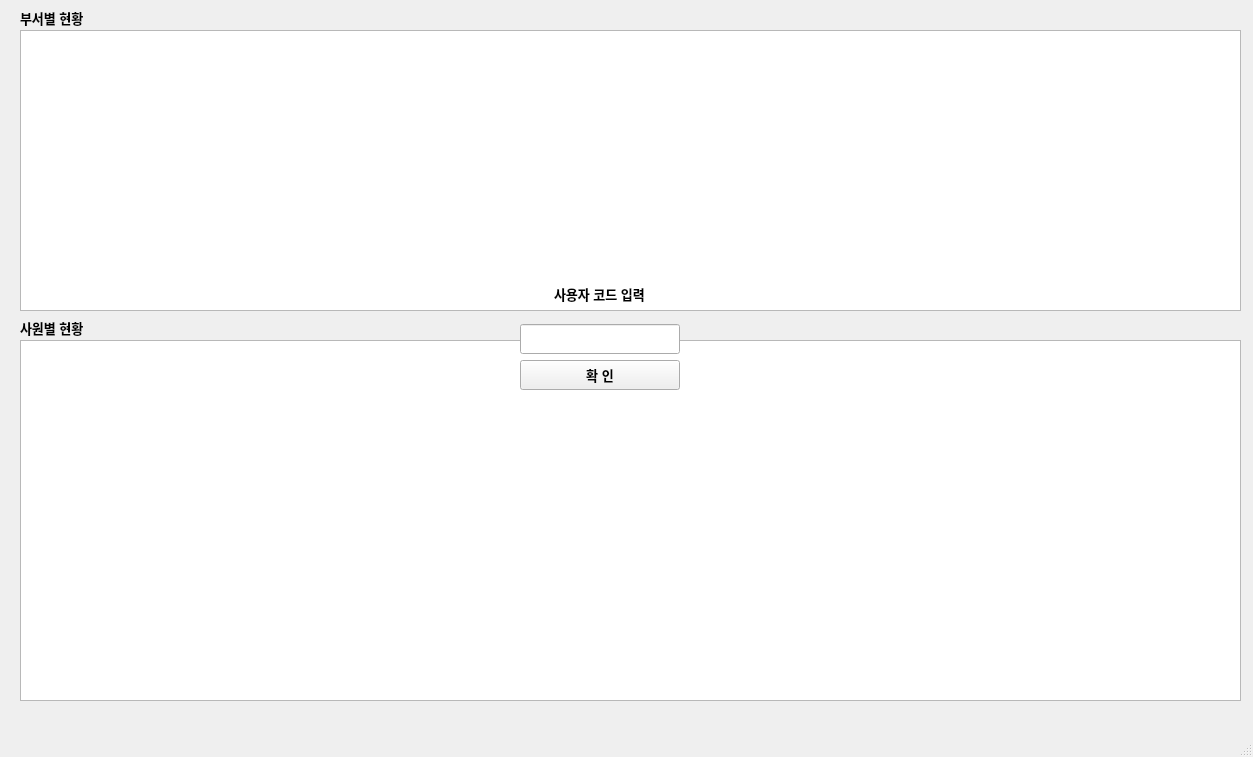
<?xml version="1.0" encoding="UTF-8"?>
<ui version="4.0">
 <class>main_window</class>
 <widget class="QMainWindow" name="main_window">
  <property name="geometry">
   <rect>
    <x>0</x>
    <y>0</y>
    <width>1253</width>
    <height>757</height>
   </rect>
  </property>
  <property name="windowTitle">
   <string>MainWindow</string>
  </property>
  <widget class="QWidget" name="centralwidget">
   <widget class="QWidget" name="verticalLayoutWidget">
    <property name="geometry">
     <rect>
      <x>520</x>
      <y>270</y>
      <width>160</width>
      <height>120</height>
     </rect>
    </property>
    <layout class="QVBoxLayout" name="layout_pass">
     <item alignment="Qt::AlignHCenter|Qt::AlignVCenter">
      <widget class="QLabel" name="lbl_pass">
       <property name="maximumSize">
        <size>
         <width>16777215</width>
         <height>30</height>
        </size>
       </property>
       <property name="font">
        <font>
         <family>Arial</family>
         <pointsize>10</pointsize>
         <weight>75</weight>
         <bold>true</bold>
        </font>
       </property>
       <property name="text">
        <string>사용자 코드 입력</string>
       </property>
      </widget>
     </item>
     <item>
      <widget class="QLineEdit" name="lin_password">
       <property name="minimumSize">
        <size>
         <width>0</width>
         <height>30</height>
        </size>
       </property>
       <property name="font">
        <font>
         <family>Arial</family>
         <weight>75</weight>
         <bold>true</bold>
        </font>
       </property>
       <property name="alignment">
        <set>Qt::AlignCenter</set>
       </property>
      </widget>
     </item>
     <item>
      <widget class="QPushButton" name="btn_send">
       <property name="maximumSize">
        <size>
         <width>16777215</width>
         <height>30</height>
        </size>
       </property>
       <property name="font">
        <font>
         <family>Arial</family>
         <pointsize>10</pointsize>
         <weight>75</weight>
         <bold>true</bold>
        </font>
       </property>
       <property name="text">
        <string>확 인</string>
       </property>
      </widget>
     </item>
    </layout>
   </widget>
   <widget class="QTableWidget" name="tbl_dept_info">
    <property name="enabled">
     <bool>true</bool>
    </property>
    <property name="geometry">
     <rect>
      <x>20</x>
      <y>30</y>
      <width>1221</width>
      <height>281</height>
     </rect>
    </property>
    <property name="autoFillBackground">
     <bool>true</bool>
    </property>
    <property name="editTriggers">
     <set>QAbstractItemView::NoEditTriggers</set>
    </property>
    <property name="selectionBehavior">
     <enum>QAbstractItemView::SelectRows</enum>
    </property>
   </widget>
   <widget class="QTableWidget" name="tbl_emp_info">
    <property name="enabled">
     <bool>true</bool>
    </property>
    <property name="geometry">
     <rect>
      <x>20</x>
      <y>340</y>
      <width>1221</width>
      <height>361</height>
     </rect>
    </property>
    <property name="autoFillBackground">
     <bool>true</bool>
    </property>
    <property name="editTriggers">
     <set>QAbstractItemView::NoEditTriggers</set>
    </property>
    <property name="selectionBehavior">
     <enum>QAbstractItemView::SelectRows</enum>
    </property>
   </widget>
   <widget class="QLabel" name="lbl_dept">
    <property name="geometry">
     <rect>
      <x>20</x>
      <y>10</y>
      <width>81</width>
      <height>16</height>
     </rect>
    </property>
    <property name="font">
     <font>
      <family>Arial</family>
      <pointsize>10</pointsize>
      <weight>75</weight>
      <bold>true</bold>
     </font>
    </property>
    <property name="text">
     <string>부서별 현황</string>
    </property>
   </widget>
   <widget class="QLabel" name="lbl_emp">
    <property name="geometry">
     <rect>
      <x>20</x>
      <y>320</y>
      <width>81</width>
      <height>16</height>
     </rect>
    </property>
    <property name="font">
     <font>
      <family>Arial</family>
      <pointsize>10</pointsize>
      <weight>75</weight>
      <bold>true</bold>
     </font>
    </property>
    <property name="text">
     <string>사원별 현황</string>
    </property>
   </widget>
   <zorder>tbl_emp_info</zorder>
   <zorder>tbl_dept_info</zorder>
   <zorder>verticalLayoutWidget</zorder>
   <zorder>lbl_dept</zorder>
   <zorder>lbl_emp</zorder>
  </widget>
  <widget class="QMenuBar" name="menubar">
   <property name="geometry">
    <rect>
     <x>0</x>
     <y>0</y>
     <width>1253</width>
     <height>21</height>
    </rect>
   </property>
  </widget>
  <widget class="QStatusBar" name="statusbar"/>
 </widget>
 <resources/>
 <connections/>
</ui>
